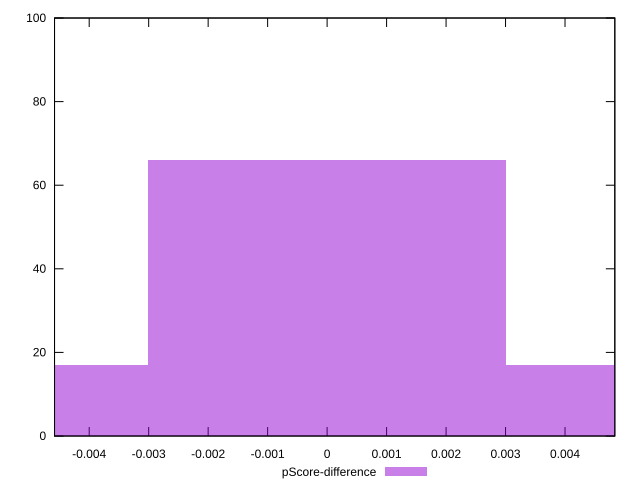

The script that saved this image:
reset

$pScoreDifference <<EOF
0.006006360611852632 17
-0.006006360611852632 17
0 66
EOF

set key outside below
set boxwidth 0.006006360611852632
set xrange [-0.004582767722358216:0.004837217364098589]
set yrange [0:100]
set trange [0:100]
set style fill transparent solid 0.5 noborder
set terminal svg size 640, 490 enhanced background rgb 'white'
set output "reprap/first-cpu-idle/samples/pages+cached/pScore-difference/histogram.svg"

plot $pScoreDifference title "pScore-difference" with boxes

reset
